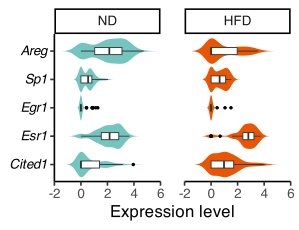

Generate this figure with R:
All <- readRDS("/Users/coellearth/Desktop/Mammary_Gland_Diet_Project/*originaldata/Harmony/harmony_All_sub.rds")

library(Seurat)
library(dplyr)
library(tidyr)
library(ggplot2)
library(tibble)

genes <- c("Areg","Sp1","Egr1","Esr1","Cited1")

seu <- subset(
  All,
  subset = subcluster == "HormSens" 
  & 
  orig.ident %in% c("ND","HFD")
)


DefaultAssay(seu) <- "RNA"
slot_to_use <- "data"

genes <- intersect(genes, rownames(seu))
stopifnot(length(genes) > 0)

df <- FetchData(seu, vars = c("orig.ident", genes), slot = slot_to_use) |>
  rownames_to_column("cell") |>
  pivot_longer(cols = all_of(genes), names_to = "gene", values_to = "expr") |>
  mutate(
    orig.ident = factor(orig.ident, levels = c("ND","HFD")),
    gene       = factor(gene, levels = rev(genes))
  )

xlim <- range(df$expr, finite = TRUE)
pad  <- diff(xlim) * 0.05
xlim <- c(xlim[1] - pad, xlim[2] + pad)

xlim <- c(-2, 6)

p <- ggplot(df, aes(x = expr, y = gene, fill = orig.ident)) +
  
  geom_violin(scale = "width", 
              trim = F,
              color = NA) +
  
  geom_boxplot(width = 0.25, 
               fill = "white",
               outlier.size = 0.5, 
               outlier.color = "black",
               outlier.shape = 19, 
               linewidth = 0.3) +
  
  facet_grid(. ~ orig.ident, scales = "fixed") +
  
  scale_fill_manual(values = c(ND = "#74c5be", HFD = "#e95503"), guide = "none") +
  
  scale_x_continuous(limits = xlim, expand = expansion(mult = 0)) +
  
  labs(x = "Expression level", y = NULL) +
  
  theme_classic(base_size = 12) +
  
  theme(
    strip.text = element_text(),
    axis.text.y = element_text(face = "italic", color = "black"),
    panel.spacing.x = unit(1.2, "lines")
  )

print(p)
